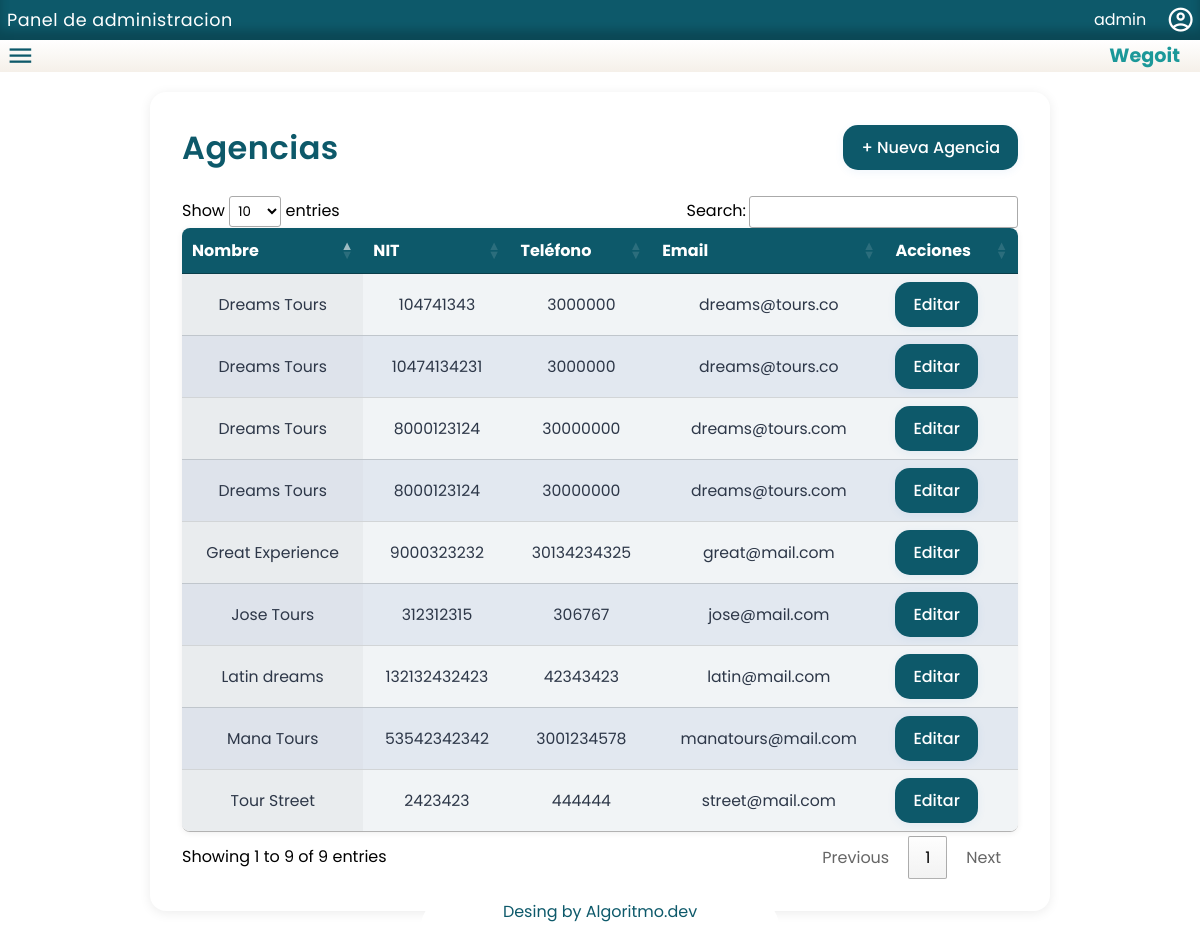
Page /agencies/ (signed in) on the committed database.
### reservations/models.py (models this page shows, shortened)
class Agency(models.Model):
    name = models.CharField(max_length=255)
    tax_id = models.CharField(max_length=20, blank=True, null=True)
    phone = models.CharField(max_length=50, blank=True, null=True)
    email = models.CharField(max_length=255, blank=True, null=True)

### reservations/views.py (the view)
# urls.py: path("agencies/", views.agency_list, name="agency_list"),
@login_required
def agency_list(request):
    agencies = Agency.objects.all()
    form = AgencyForm()
    return render(request, "agencies/agency_list.html", {"agencies": agencies, "form": form})

### reservations/forms.py
class AgencyForm(forms.ModelForm):
    class Meta:
        model = Agency
        fields = ["name", "tax_id", "phone", "email"]
        widgets = {
            "name": forms.TextInput(attrs={
                "class": "modal__input",
                "placeholder": "Nombre de la agencia"
            }),
            "tax_id": forms.TextInput(attrs={
                "class": "modal__input",
                "placeholder": "NIT de la agencia"
            }),
            "phone": forms.TextInput(attrs={
                "class": "modal__input",
                "placeholder": "Teléfono de contacto"
            }),
            "email": forms.EmailInput(attrs={
                "class": "modal__input",
                "placeholder": "Correo electrónico"
            }),
        }
        labels = {
            "name": "Nombre",
            "tax_id": "NIT",
            "phone": "Teléfono",
            "email": "Email",
        }

### reservations/templates/agencies/agency_list.html (shortened to what this page needs)
{% extends "layouts/base.html" %}
{% load static %}
{% block extra_css %}
<link rel="stylesheet" href="{% static 'assets/css/agencies.css' %}">
{% endblock %}
{% block content %}
<div class="agencies">
    <div class="agencies__header">
        <h1 class="agencies__title">Agencias</h1>
        <button class="agencies__btn agencies__btn--primary" id="openModalBtn">
            + Nueva Agencia
        </button>
    </div>
    <div class="agencies__table-container">
        <table id="agenciesTable" class="agencies__table display responsive nowrap" style="width:100%">
            <thead>
                <tr>
                    <th>Nombre</th>
                    <th>NIT</th>
                    <th>Teléfono</th>
                    <th>Email</th>
                    <th>Acciones</th>
                </tr>
            </thead>
            <tbody>
                {% for agency in agencies %}
                <tr>
                    <td>{{ agency.name }}</td>
                    <td>{{ agency.tax_id|default:"-" }}</td>
                    <td>{{ agency.phone|default:"-" }}</td>
                    <td>{{ agency.email|default:"-" }}</td>
                    <td>
                        <button class="editAgencyBtn agencies__btn agencies__btn--secondary"
                                data-agency-id="{{ agency.id }}"
                                data-agency-name="{{ agency.name }}"
                                data-agency-tax-id="{{ agency.tax_id|default:"" }}"
                                data-agency-phone="{{ agency.phone|default:"" }}"
                                data-agency-email="{{ agency.email|default:"" }}">
                            Editar
                        </button>
                    </td>
                </tr>
                {% endfor %}
            </tbody>
        </table>
    </div>
</div>
{% endblock %}

### reservations/templates/includes/header.html (shortened to what this page needs)
<header>
    <div class="container1">
        <h2 class="reservations-list-title">Panel de administracion</h2>
        <div class="login-panel">
            <p>{{ request.user.username }}</p>
            <label class="login-panel-selector" for="">
                <span class="material-symbols-outlined">account_circle</span>
            </label>
        </div>
    </div>
    <div class="option-panel">
        <div class="nav-container">
            <label class="lateral-input" for="lateral-input">
                <span class="material-symbols-outlined">menu</span>
            </label>
        </div>
        <h2>Wegoit</h2>
    </div>
</header>

### reservations/static/assets/css/styles.css (style rules this page uses)
.login-panel { display: flex; flex-direction: column; align-items: center; justify-content: center; }
html, body { height: 100%; margin: 0; }
body { margin: 0; padding: 0; background: #ffffff; font-family: "poppins"; display: flex; flex-direction: column; min-height: 100vh; overflow: auto; }
:root { --azul-oscuro:#0D596A; --azul-marino:#1B9899; --botton-color:hsl(180, 70%, 35%); --light-gray:#F5F0E9; --placeholders-color:#1B9899; --background-admin:hsl(180, 70%, 35%); --border-bottom:4px solid #0D596A; }

### reservations/static/assets/css/admin.css (style rules this page uses)
:root { --azul-oscuro:#0D596A; --azul-marino:#1B9899; --botton-color:hsl(180, 70%, 35%); --light-gray:#F5F0E9; --placeholders-color:#1B9899; --background-admin:hsl(180, 70%, 35%,20%); --border-bottom:4px solid #0D596A; }
* { margin: 0; padding: 0; box-sizing: border-box; font-family: "poppins"; }
body { width: 100%; height: 100dvh; }
.container1 { width: 100%; display: flex; align-items: center; justify-content: space-between; background-color: var(--azul-oscuro); color: white; box-shadow: 0 -10px 10px rgba(0,0,0,0.2) inset; }
.container1 h2 { font-size: 1.1rem; padding: 7px; font-weight: normal; }
.login-panel { display: flex; gap: 10px; align-items: center; justify-content: center; flex-direction: row; }
.login-panel p { font-size: 1rem; }
.login-panel-selector { margin: 0; padding: 0; display: flex; align-items: center; gap: 6px; }
.login-panel-selector, .login-panel p { padding: 5px; }
.login-panel-selector span { font-size: 1.8rem; cursor: pointer; }
.lateral-input { display: flex; align-items: center; }
.lateral-input span { color: var(--azul-oscuro); font-size: 1.8rem; padding: 1.5px 6px; cursor: pointer; }
.option-panel { display: flex; align-items: center; justify-content: space-between; background: linear-gradient(to bottom, rgba(255, 255, 255, 1) 0%, var(--light-gray) 100%); color: var(--azul-marino); }
.option-panel h2 { font-size: 1.2rem; margin-right: 20px; }
html, body { height: 100%; margin: 0; }
body { display: flex; flex-direction: column; }
.reservations-list-title { font-size: 2rem; font-family: 'Poppins', sans-serif; color: #0D596A; font-weight: 600; letter-spacing: 0.5px; display: flex; align-items: center; gap: 0.5rem; }
.container1 .reservations-list-title { color: white; }

### reservations/static/assets/css/agencies.css (style rules this page uses)
.agencies { margin: 20px auto; background: #fff; border-radius: 16px; box-shadow: 0 2px 12px rgba(0,0,0,0.08); padding: 2rem; max-width: 900px; }
.agencies__header { width: 100%; display: flex; justify-content: space-between; align-items: center; margin-bottom: 1.5rem; }
.agencies__title { font-size: 2rem; font-family: 'Poppins', sans-serif; color: var(--azul-oscuro); font-weight: 600; letter-spacing: 0.5px; display: flex; align-items: center; gap: 0.5rem; }
.agencies__btn { background-color: var(--azul-oscuro, #3182ce); color: #fff; border: none; border-radius: 15px; padding: 10px 18px; font-size: 1rem; cursor: pointer; font-weight: 500; box-shadow: 0 2px 8px rgba(49,130,206,0.08); transition: background 0.2s, color 0.2s; display: flex; align-items: center; gap: 0.4rem; }
.agencies__table-container { background: #fff; padding: 0; border-radius: 16px; box-shadow: none; max-width: 100%; margin: 0; }
.agencies__table { width: 100%; border-radius: 8px; overflow: hidden; box-shadow: 0 1px 6px rgba(0,0,0,0.07); margin-bottom: 1.5rem; border-collapse: separate; border-spacing: 0; }
.agencies__table th { background: var(--azul-oscuro, #3182ce); color: #fff; font-weight: 600; padding: 0.7rem; font-size: 1rem; text-align: center; }
.agencies__table td { background: #f7fafc; color: #2d3748; padding: 0.7rem; font-size: 0.98rem; text-align: center; vertical-align: middle; }
.agencies__table tr:nth-child(even) td { background: #e2e8f0; }

### rows in the picture
Agency: name "Mana Tours", tax_id "53542342342", phone "3001234578", email "manatours@mail.com"
Agency: name "Tour Street", tax_id "2423423", phone "444444", email "street@mail.com"
Agency: name "Jose Tours", tax_id "312312315", phone "306767", email "jose@mail.com"
Agency: name "Dreams Tours", tax_id "104741343", phone "3000000", email "dreams@tours.co"
Agency: name "Dreams Tours", tax_id "10474134231", phone "3000000", email "dreams@tours.co"
Agency: name "Dreams Tours", tax_id "8000123124", phone "30000000", email "dreams@tours.com"
Agency: name "Dreams Tours", tax_id "8000123124", phone "30000000", email "dreams@tours.com"
Agency: name "Great Experience", tax_id "9000323232", phone "30134234325", email "great@mail.com"
Agency: name "Latin dreams", tax_id "132132432423", phone "42343423", email "latin@mail.com"

### other values in the picture
{{ request.user.username }} "admin"
